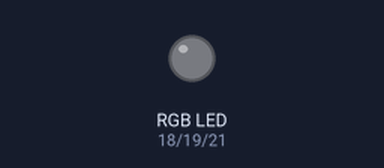
Recording of a sketch running on a simulated ESP32. Parts: an RGB LED mixed from three pins (HIGH = lit).

Above: at 0.15 s.
At 5.25 s:
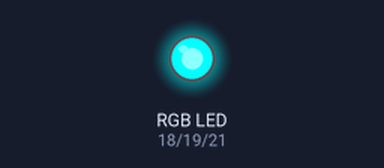
At 10.06 s:
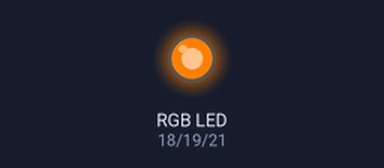
At 19.98 s:
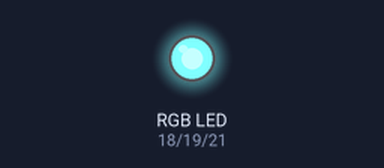
At 29.89 s:
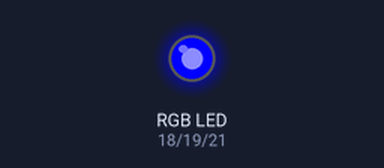
At 39.81 s:
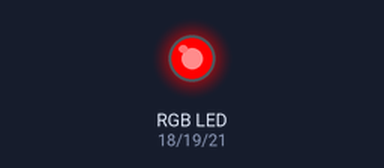
Timing chart, 0 to 40.0 s (numbered marks = the images above):
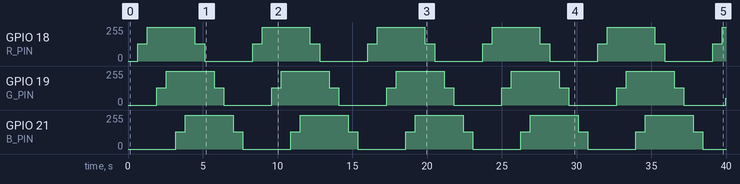

Measured:
- by itself, GPIO 18 (R_PIN), GPIO 21 (B_PIN): repeats every 7.7 s: 255/255 3.2 s, 128/255 0.65 s, 0/255 3.2 s, 128/255 0.64 s
- by itself, GPIO 19 (G_PIN): 0/255 → 128/255 at 1.9 s, → 255/255 0.64 s later, → 128/255 3.2 s later, → 0/255 0.65 s later, … (21 changes in this stretch)

The sketch:

v1.2_LED.ino
```cpp
//LED RGB - ESP32
//Por: Daniel Jonathas da Costa Pereira

//Definindo os pinos ligados ao LED
#define R_PIN 18      //Pino que controla o LED vermelho
#define G_PIN 19      //Pino que controla o LED verde
#define B_PIN 21      //Pino que controla o LED azul

//Definindo os canais PWM de cada LED (0-15)
#define R_CH 0        //Canal PWM do LED vermelho
#define G_CH 1        //Canal PWM do LED verde
#define B_CH 2        //Canal PWM do LED azul

//Configurando o PWM
#define PWM_FREQ 1000 //Frequência do PWM - 1000Hz
#define PWM_RES  8    //Resolução  do PWM - 8 bits

void setup() {             //O código aqui é executado apenas uma vez, ao iniciar a execução
  pinMode(R_PIN, OUTPUT);  //Define o pino do LED vermelho como saída
  pinMode(G_PIN, OUTPUT);  //Define o pino do LED verde como saída
  pinMode(B_PIN, OUTPUT);  //Define o pino do LED azul como saída

  //Associa cada pino do LED a seu respectivo canal de PWM
  ledcAttachPin(R_PIN, R_CH);
  ledcAttachPin(G_PIN, G_CH);
  ledcAttachPin(B_PIN, B_CH);

  //Configura o canal de PWM de cada LED na frequência e resolução desejadas
  ledcSetup(R_CH, PWM_FREQ, PWM_RES);
  ledcSetup(G_CH, PWM_FREQ, PWM_RES);
  ledcSetup(B_CH, PWM_FREQ, PWM_RES);

  //Inicia o programa com os LEDs desligados
  ledcWrite(R_CH, 0);
  ledcWrite(G_CH, 0);
  ledcWrite(B_CH, 0);
}

void loop() {                //O código aqui é executado repetidamente
  int r = 0, g = 0, b = 0;

  for(r = 0; r < 256; r++){ //Varia o brilho do LED vermelho, iniciando desligado (0) e terminando ligado (255)
    ledcWrite(R_CH,r);      //Escreve o valor do PWM no canal especificado
    delay(5);               //Espera 5 milissegundos
  }
  for(g = 0; g < 256; g++){ //Varia o brilho do LED verde, iniciando desligado (0) e terminando ligado (255)
    ledcWrite(G_CH,g);
    delay(5);
  }
  for(b = 0; b < 256; b++){ //Varia o brilho do LED azul, iniciando desligado (0) e terminando ligado (255)
    ledcWrite(B_CH,b);
    delay(5);
  }

  for(r = 255; r >= 0; r--){ //Varia o brilho do LED vermelho, iniciando ligado (255) e terminando desligado (0)
    ledcWrite(R_CH,r);
    delay(5);
  }
  for(g = 255; g >= 0; g--){ //Varia o brilho do LED verde, iniciando ligado (255) e terminando desligado (0)
    ledcWrite(G_CH,g);
    delay(5);
  }
  for(b = 255; b >= 0; b--){ //Varia o brilho do LED azul, iniciando ligado (255) e terminando desligado (0)
    ledcWrite(B_CH,b);
    delay(5);
  }
}
```
